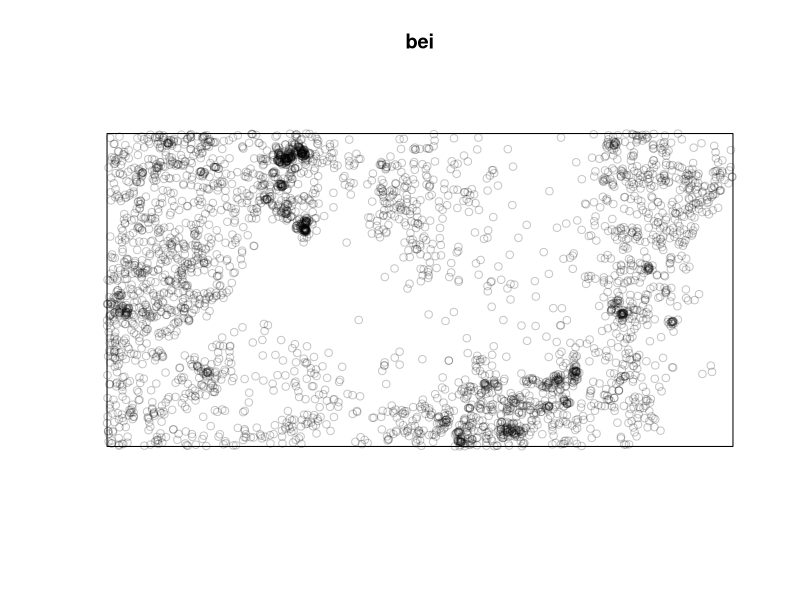
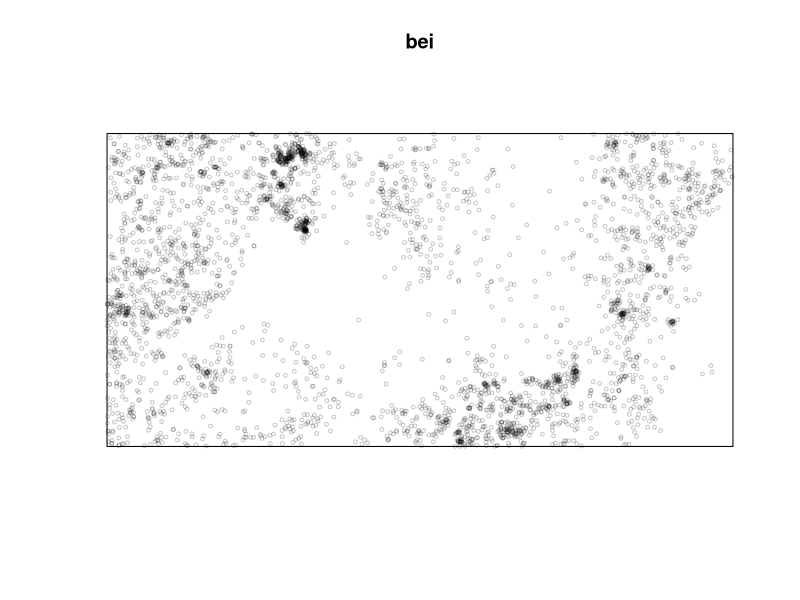
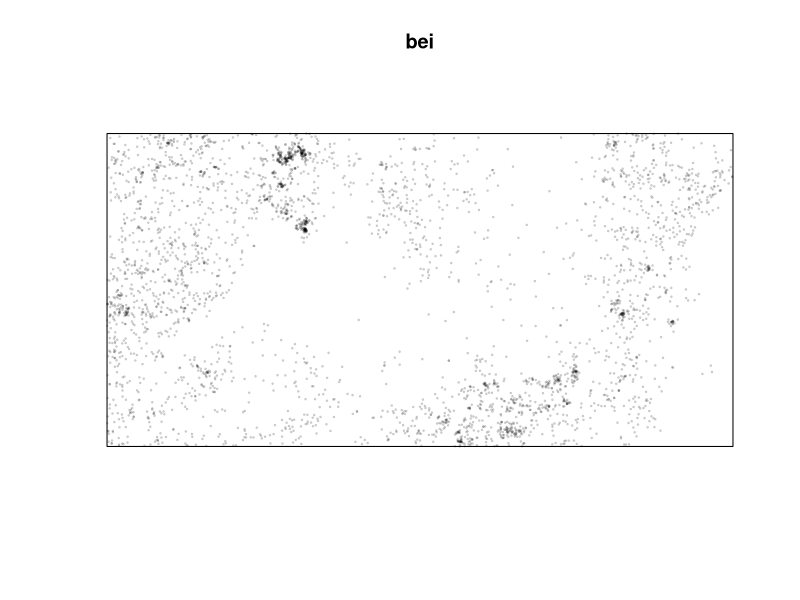
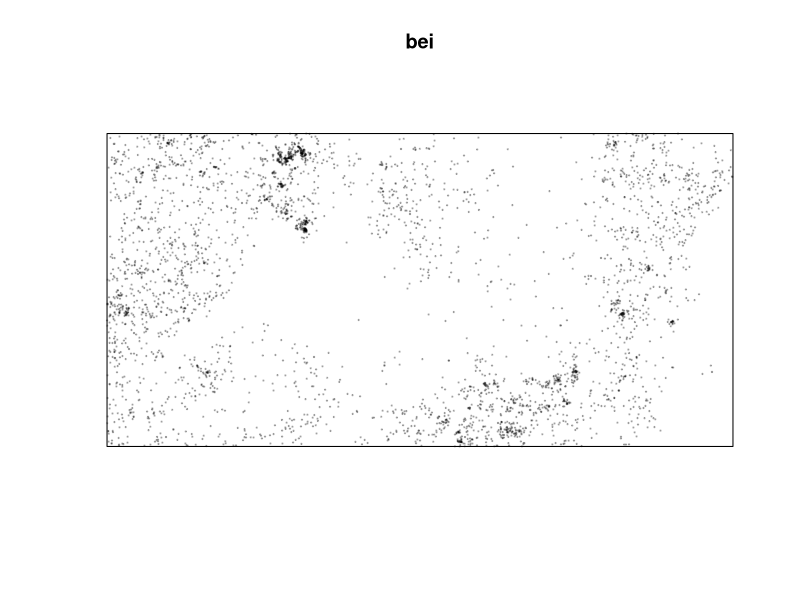
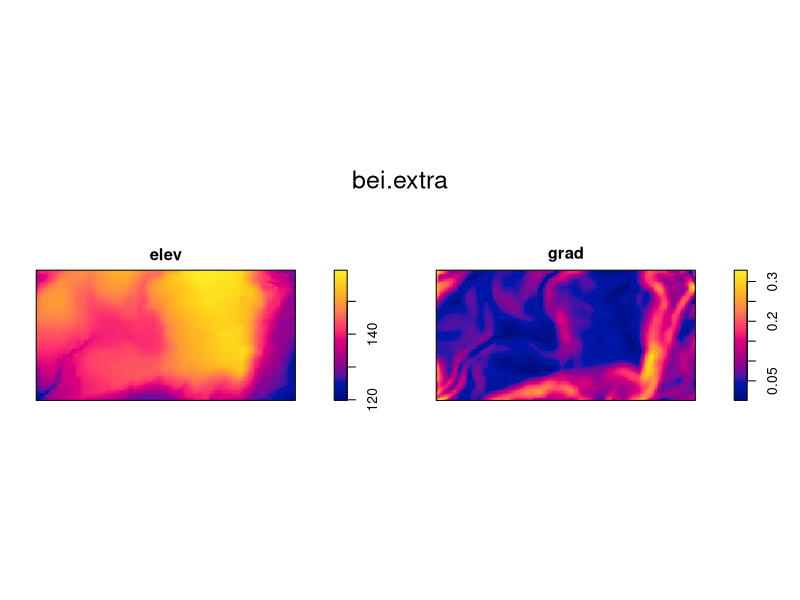
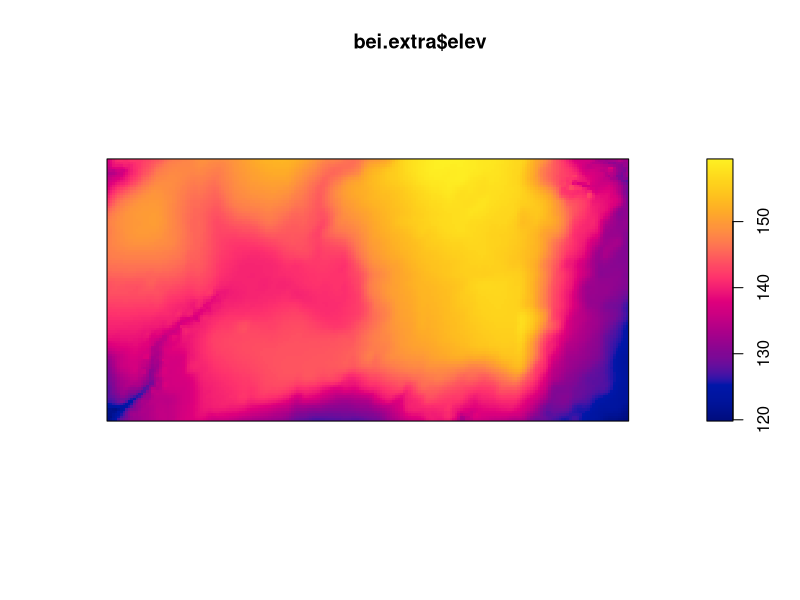
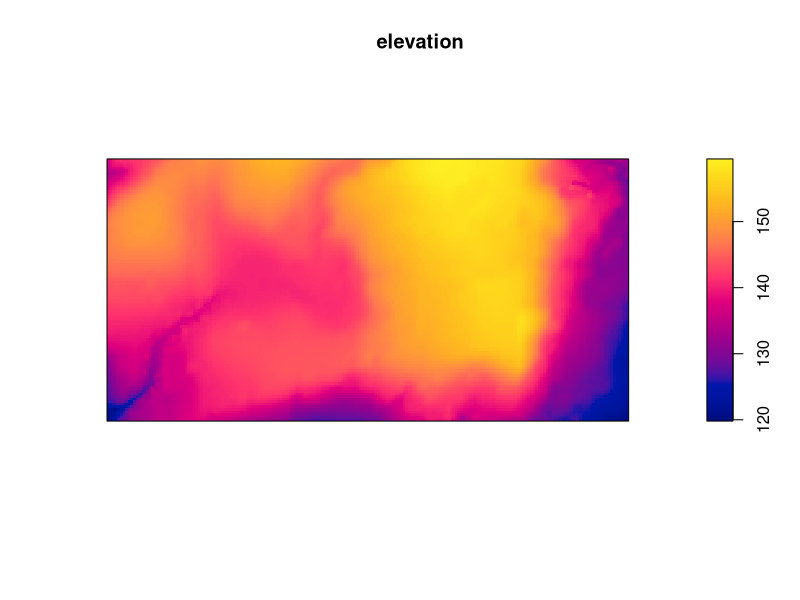
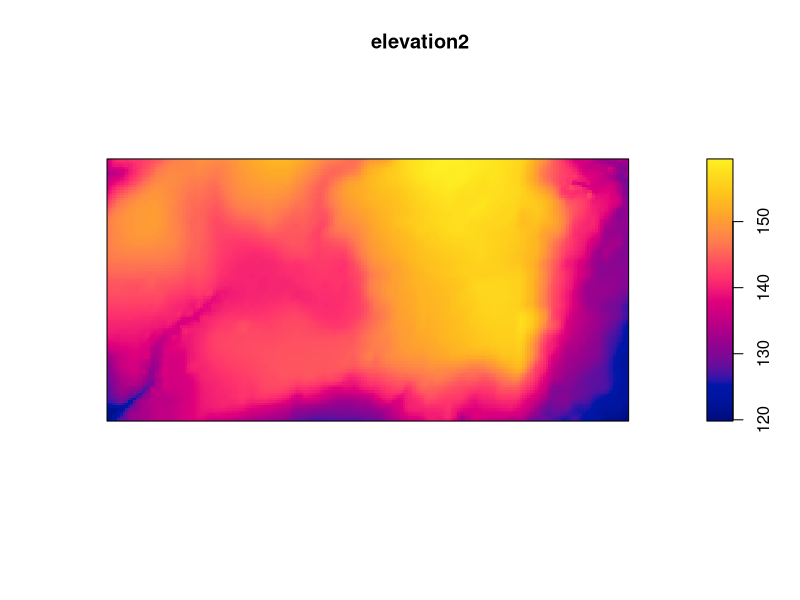

Source code (R) for these figures, in order:
# Code related to population ecology

# A package is needed for point pattern analysis
install.packages("spatstat")
library(spatstat)

# Let's use the bei data:
# Data description:
# https://cran.r-project.org/packages=spatstat

bei

#plotting the data
plot(bei)

plot(bei, cex=.5)

plot(bei, cex=.2)

# Changing the symbol - pch

plot(bei, cex=.2, pch=19)

# Additional datasets
bei.extra
plot (bei.extra) 

# These are maps, we need to use only elevation, there are 2 of them
# Let's use part of the dataset: elev
# The $ is like a rope, it's creating a link

plot(bei.extra$elev)

# Simplify using the assignment to an object

elevation <- bei.extra$elev

plot (elevation)

# Elev was the first element of two, we can isolate it also doing
bei.extra[[1]]

elevation2 <- bei.extra [[1]]
plot(elevation2)
